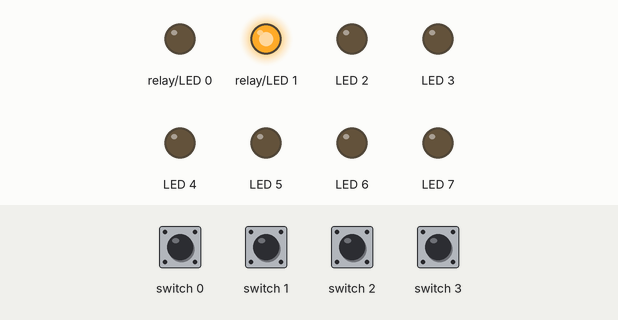
Simulated run of this program. Board: Raspberry Pi (BCM pin numbers) with a PiFace Digital. On the bench: output pins drawn as LEDs (lit = HIGH). Dashed ring = blinking. Inputs (shaded band) come from the test bench; at power-on: switch 0–3 HIGH. Random numbers come from a fixed seed; threads take turns every 2 ms.

Above: at 2.0 s.
2.1 s: switch 1 pulled LOW for 0.15 s
At 3.2 s:
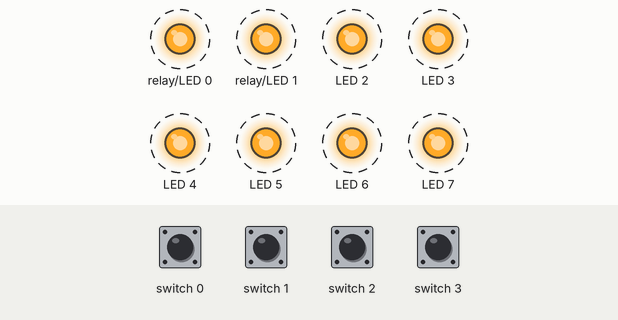
5.2 s: switch 0 pulled LOW for 0.15 s
8.3 s: switch 0 pulled LOW for 1 s
At 12.2 s:
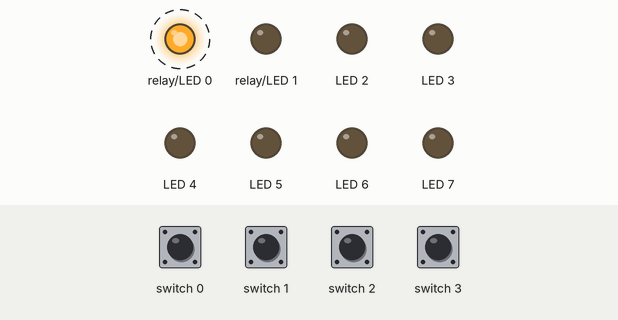
12.3 s: switch 1 pulled LOW for 1 s
At 13.2 s:
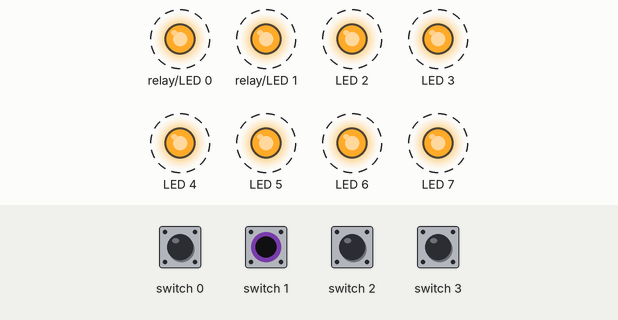
16.3 s: switch 2 pulled LOW for 0.15 s
19.4 s: switch 3 pulled LOW for 0.15 s
At 20.2 s:
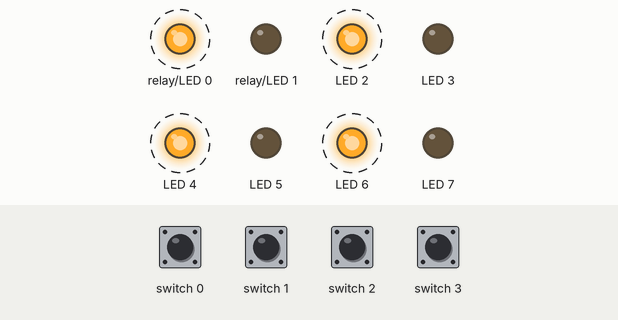
Timing chart, 0 to 23.5 s (numbered marks = the images above; inputs shaded):
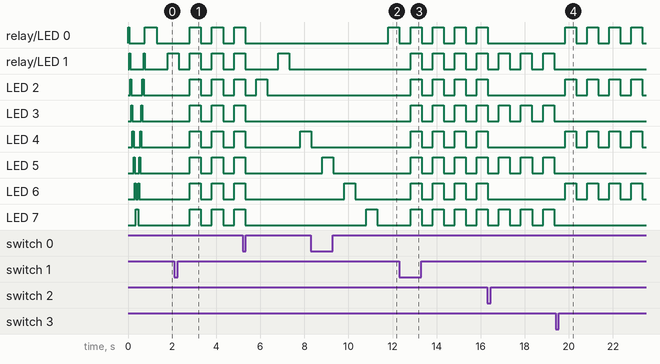

The program:

led_show.py
```python
#!/usr/bin/env python3

import sys
import time
import threading
import random
import pifacedigitalio

class LedController:
    """Simple Class to controll the LED show behaviour"""
    def __init__(self):
        self.rnd = 0
        self.odd_led = 0
        self.even_led = 0
        self.all_at_once = 0
        self.last_light = -1
        self.sleep = 0.5

def init_lights():
    """Initialize LEDs from 0-7 before starting with the show"""
    global pif
    for x in range(8):
        pif.leds[x].turn_on()
        time.sleep(0.05)
        pif.leds[x].turn_off()
    for x in range(7, -1, -1):
        pif.leds[x].turn_on()
        time.sleep(0.05)
        pif.leds[x].turn_off()

def blink_led(id):
    """Blink specified LED"""
    global pif
    pif.leds[id].turn_on()
    time.sleep(ledc.sleep)
    pif.leds[id].turn_off()

def blink_all_led():
    """Blink all LEDs in range minding odd and even parameters"""
    global pif, ledc
    if ledc.even_led == 1:
        start = 0
        incr = 2
    elif ledc.odd_led == 1:
        start = 1
        incr = 2
    else:
        start = 0
        incr = 1
    for x in range(start, 8, incr):
        pif.leds[x].turn_on()
    time.sleep(ledc.sleep)
    for x in range(start, 8, incr):
        pif.leds[x].turn_off()

def led_blinker():
    """method to blink LED lights based on the parameters

    Method led_blinker will read the parameters from the ledc global class
    and based on the setting blink the LEDs. Parameters are changed by
    pressing the switches on the PiFace.
    """
    while True:
        global ledc
        if ledc.rnd == 1:
            ledc.last_light = random.randint(0, 7)
            blink_led(ledc.last_light)
        elif ledc.all_at_once == 1:
            blink_all_led()
        elif ledc.even_led == 1:
            if ledc.last_light % 2 == 0:
                ledc.last_light += 2
            else:
                ledc.last_light += 1
            if ledc.last_light >= 7:
                ledc.last_light = 0
            blink_led(ledc.last_light)
        elif ledc.odd_led == 1:
            if ledc.last_light % 2 == 0:
                ledc.last_light += 1
            else:
                ledc.last_light += 2
            if ledc.last_light > 7:
                ledc.last_light = 1
            blink_led(ledc.last_light)
        else: # blink all one by one
            ledc.last_light += 1
            if ledc.last_light > 7:
                ledc.last_light = 0
            blink_led(ledc.last_light)
        time.sleep(ledc.sleep)

def toggle_rnd(event):
    global ledc
    if ledc.rnd == 1:
        ledc.rnd = 0
    else:
        ledc.rnd = 1
        ledc.all_at_once = 0

def toggle_all_lights(event):
    global ledc
    if ledc.all_at_once == 1:
        ledc.all_at_once = 0
    else:
        ledc.all_at_once = 1
        ledc.rnd = 0

def toggle_odd_lights(event):
    global ledc
    if ledc.odd_led == 1:
        ledc.odd_led = 0
    else:
        ledc.odd_led = 1
        ledc.even_led = 0

def toggle_even_lights(event):
    global ledc
    if ledc.even_led == 1:
        ledc.even_led = 0
    else:
        ledc.even_led = 1
        ledc.odd_led = 0

def cleanup():
    """Cleanup method on Ctrl+C"""
    global ledc, pif, switch_listener
    switch_listener.deactivate()
    for x in range(8):
        pif.leds[x].turn_off()
    pif.deinit_board()
    print ("")
    print ("PiFace cleanup complete.")

def main():
    global pif, ledc, switch_listener
    try:    # initialize board and bail if it fails
        pif = pifacedigitalio.PiFaceDigital()
    except:
        print ("Could not initialize board, bailing.")
        sys.exit(1)

    try:    # initialize LED state
        init_lights()
    except KeyboardInterrupt:
        cleanup()
        sys.exit(1)

    ledc = LedController()

    # setup Switch listeners
    switch_listener = pifacedigitalio.InputEventListener(chip=pif)
    switch_listener.register(0, pifacedigitalio.IODIR_FALLING_EDGE, toggle_rnd)
    switch_listener.register(1, pifacedigitalio.IODIR_FALLING_EDGE, toggle_all_lights)
    switch_listener.register(2, pifacedigitalio.IODIR_FALLING_EDGE, toggle_odd_lights)
    switch_listener.register(3, pifacedigitalio.IODIR_FALLING_EDGE, toggle_even_lights)
    switch_listener.activate()

    # spawn the LED blinker thread
    thr = threading.Thread(target=led_blinker, name=led_blinker)
    thr.daemon = True
    thr.start()

    while True:     # wait for Ctrl+C to stop the programm
        try:
            time.sleep(10)
        except KeyboardInterrupt:
            cleanup()
            sys.exit(1)

if __name__ == '__main__':
    main()
```

Measured:
- after the input at 2.1 s, relay/LED 0, LED 5–7: alternates HIGH for 0.50 s and LOW for 0.50 s, starting after 0.71 s
- after the input at 8.3 s, relay/LED 0: LOW → HIGH after 3.5 s; LED 5: LOW → HIGH after 0.52 s, → LOW 0.50 s later; LED 6: LOW → HIGH after 1.5 s, → LOW 0.50 s later
- after the input at 12.3 s, LED 5–7: alternates HIGH for 0.50 s and LOW for 0.50 s, starting after 0.52 s
- after the input at 19.4 s, relay/LED 0, LED 2, LED 4, LED 6: alternates HIGH for 0.50 s and LOW for 0.50 s, starting after 0.43 s
- by itself, relay/LED 1, LED 2–4: alternates HIGH for 0.50 s and LOW for 0.50 s
